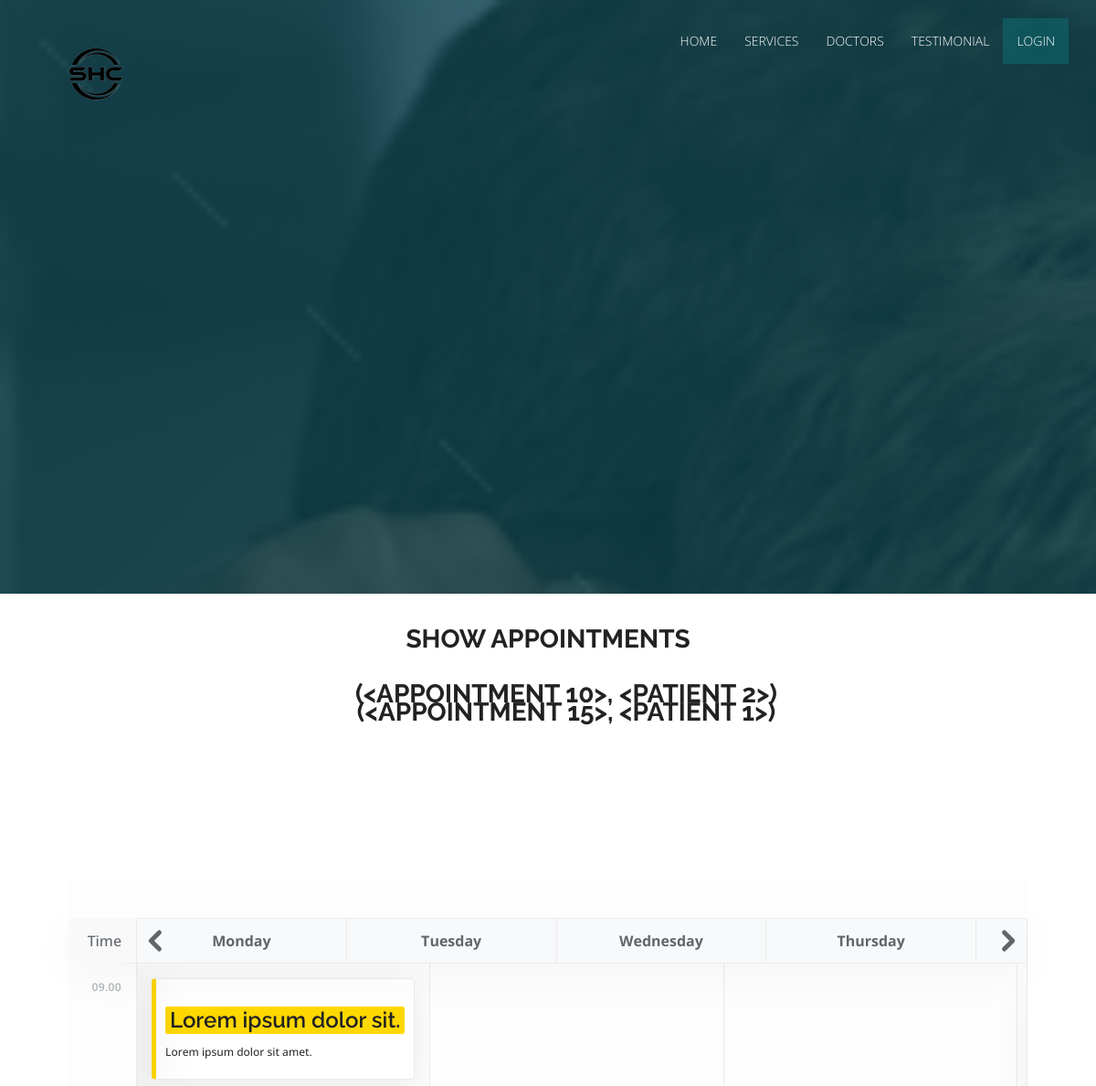
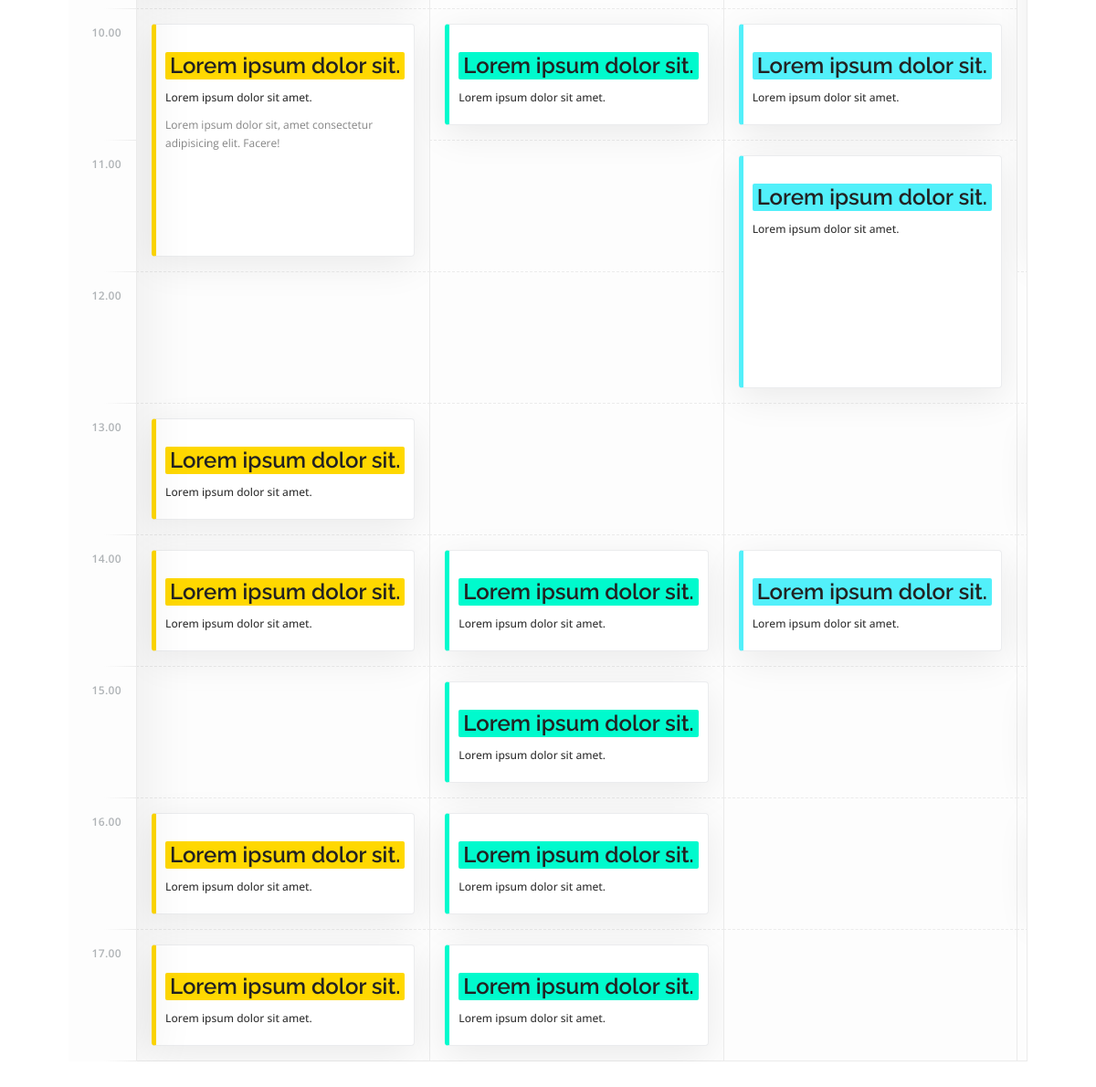
The app's page /doctor/5 with its own data (2 pictures, top to bottom).
### website/models.py (models this page shows)
class Appointment(db.Model):
    id = db.Column(db.Integer, primary_key=True)
    patient_id = db.Column(db.Integer, db.ForeignKey('patient.patient_id'), nullable=False)
    doctor_id = db.Column(db.Integer, db.ForeignKey('doctor.id'), nullable=False)
    appointment_time = db.Column(db.DateTime, nullable=False, default=datetime.utcnow)

### website/views.py (the view)
@views.route('/doctor/<int:doctor_id>', methods=['GET', 'POST'])
def doctor(doctor_id):
    appointments = (
        db.session.query(Appointment, Patient)
        .join(Patient, Appointment.patient_id == Patient.patient_id)
        .filter(Appointment.doctor_id == doctor_id)
        .all()
    )
    return render_template('doctor.html', appointments = appointments, doctor_id=doctor_id)

### website/templates/doctor.html (shortened to what this page needs)
<!DOCTYPE html>
<html lang="en">
  <head>
    <link
      rel="stylesheet"
      type="text/css"
      href="{{ url_for('static', filename='css/Doctor.css') }}"
    />
    <link
      rel="stylesheet"
      type="text/css"
      href="{{ url_for('static', filename='css/bootstrap.min.css') }}"
    />
    <link
      rel="stylesheet"
      type="text/css"
      href="{{ url_for('static', filename='css/font-awesome.min.css') }}"
    />
    <link
      rel="stylesheet"
      type="text/css"
      href="{{ url_for('static', filename='css/index.css') }}"
    />
  </head>
  <body>
    <section id="banner" class="banner">
      <div class="bg-color">
        <nav class="navbar navbar-default navbar-fixed-top">
          <div class="container">
            <div class="col-md-12">
              <div class="navbar-header">
                <a class="navbar-brand" href="#"
                  ><img
                    src="{{ url_for('static', filename='image/logo.png') }}"
                    class="img-responsive"
                    style="width: 140px; margin-top: -16px"
                /></a>
              </div>
              <div class="collapse navbar-collapse navbar-right" id="myNavbar">
                <ul class="nav navbar-nav">
                  <li class="">
                    <a href="{{ url_for('views.index') }}">Home</a>
                  </li>
                  <li class="">
                    <a href="{{ url_for('views.index') }}">Services</a>
                  </li>
                  <li class="">
                    <a href="{{ url_for('views.index') }}">Doctors</a>
                  </li>
                  <li class="">
                    <a href="{{ url_for('views.index') }}">Testimonial</a>
                  </li>
                  <li class="active">
                    <a href="{{ url_for('views.login') }}">Login</a>
                  </li>
                </ul>
              </div>
            </div>
          </div>
        </nav>
      </div>
    </section>
    <section>
      <br /><br />
      <h2>Show Appointments</h2>
      <ul>
        <br /><br / > {% for appointment in appointments %}
        <il>
          <h2>{{appointment }}</h2>
        </il>
        {% endfor %}
      </ul>
      <div class="wrapper">
        <div class="sticky-header">
        </div>
        <div class="table">
          <div class="headers">
            <div class="buttons">
              <button class="btn-left">
                <svg><use xlink:href="#icon-arrow"></use></svg>
              </button>
              <button class="btn-right">
                <svg><use xlink:href="#icon-arrow"></use></svg>
              </button>
            </div>
            <div class="scroller syncscroll" name="myElements">
              <div class="track time">
                <div class="heading">Time</div>
              </div>
              <div class="track">
                <div class="heading">Monday</div>
              </div>
              <div class="track">
                <div class="heading">Tuesday</div>
              </div>
              <div class="track">
                <div class="heading">Wednesday</div>
              </div>
              <div class="track">
                <div class="heading">Thursday</div>
              </div>
              <div class="track">
                <div class="heading">Friday</div>
              </div>
            </div>
          </div>
          <div class="tracks syncscroll" name="myElements">
            <div class="track time">
              <div class="entry">
                <time>09.00</time>
              </div>
              <div class="entry">
                <time>10.00</time>
              </div>
              <div class="entry">
                <time>11.00</time>
              </div>
              <div class="entry">
                <time>12.00</time>
              </div>
              <div class="entry">
                <time>13.00</time>
              </div>
              <div class="entry">
                <time>14.00</time>
              </div>
              <div class="entry">
                <time>15.00</time>
              </div>
              <div class="entry">
                <time>16.00</time>
              </div>
              <div class="entry">
                <time>17.00</time>
              </div>
            </div>
            <div class="track yellow">
              <div class="entry">
                <div class="details">
                  <h3>Lorem ipsum dolor sit.</h3>
                  <p>Lorem ipsum dolor sit amet.</p>
                </div>
              </div>
              <div class="entry double">
                <div class="details">
                  <h3>Lorem ipsum dolor sit.</h3>
                  <p>Lorem ipsum dolor sit amet.</p>
                  <p>
                    Lorem ipsum dolor sit, amet consectetur adipisicing elit.
                    Facere!
                  </p>
                </div>
              </div>
              <div class="entry"></div>
              <div class="entry">
                <div class="details">
                  <h3>Lorem ipsum dolor sit.</h3>
                  <p>Lorem ipsum dolor sit amet.</p>
                </div>
              </div>
              <div class="entry">
                <div class="details">
                  <h3>Lorem ipsum dolor sit.</h3>
                  <p>Lorem ipsum dolor sit amet.</p>
                </div>
              </div>
              <div class="entry"></div>
              <div class="entry">
                <div class="details">
                  <h3>Lorem ipsum dolor sit.</h3>
                  <p>Lorem ipsum dolor sit amet.</p>
                </div>
              </div>
              <div class="entry">
                <div class="details">
                  <h3>Lorem ipsum dolor sit.</h3>
                  <p>Lorem ipsum dolor sit amet.</p>
                </div>
              </div>
            </div>
            <div class="track turq">
              <div class="entry"></div>
              <div class="entry">
                <div class="details">
                  <h3>Lorem ipsum dolor sit.</h3>
                  <p>Lorem ipsum dolor sit amet.</p>
                </div>
              </div>
              <div class="entry"></div>
              <div class="entry"></div>
              <div class="entry"></div>
              <div class="entry">
                <div class="details">
                  <h3>Lorem ipsum dolor sit.</h3>
                  <p>Lorem ipsum dolor sit amet.</p>
                </div>
              </div>
              <div class="entry">
                <div class="details">
                  <h3>Lorem ipsum dolor sit.</h3>
                  <p>Lorem ipsum dolor sit amet.</p>
                </div>
              </div>
              <div class="entry">
                <div class="details">
                  <h3>Lorem ipsum dolor sit.</h3>
                  <p>Lorem ipsum dolor sit amet.</p>
                </div>
              </div>
              <div class="entry">
                <div class="details">
                  <h3>Lorem ipsum dolor sit.</h3>
                  <p>Lorem ipsum dolor sit amet.</p>
                </div>
              </div>
            </div>
            <div class="track blue">
              <div class="entry"></div>
              <div class="entry">
                <div class="details">
                  <h3>Lorem ipsum dolor sit.</h3>
                  <p>Lorem ipsum dolor sit amet.</p>
                </div>
              </div>
              <div class="entry double">
                <div class="details">
                  <h3>Lorem ipsum dolor sit.</h3>
                  <p>Lorem ipsum dolor sit amet.</p>
                </div>
              </div>
              <div class="entry"></div>
              <div class="entry">
                <div class="details">
                  <h3>Lorem ipsum dolor sit.</h3>
                  <p>Lorem ipsum dolor sit amet.</p>
                </div>
              </div>
              <div class="entry"></div>
              <div class="entry"></div>
              <div class="entry"></div>
            </div>
            <div class="track green">
              <div class="entry treble">
              </div>
              <div class="entry"></div>
              <div class="entry">
              </div>
              <div class="entry">
              </div>
              <div class="entry">
              </div>
              <div class="entry">
              </div>
              <div class="entry"></div>
            </div>
          </div>
        </div>
      </div>
    </section>
  </body>
</html>

### website/static/css/Doctor.css (style rules this page uses)
:root { --body-bg: #fdfdfd; --thead-bg: #f7f9fb; --thead-color: hsl(210, 5%, 40%); --bd-color: #ebebeb; --time-color: hsl(210, 5%, 70%); --time-width: 75px; --sticky-height: 40px; }
body { background: var(--body-bg); overflow-x: hidden; }
.wrapper { padding: 15px; margin: 10em auto 30em; max-width: 1080px; }
h2 { text-align: center; }
.sticky-header { height: var(--sticky-height); display: flex; align-items: center; justify-content: center; background: var(--body-bg); z-index: 7; position: sticky; top: 0; font-weight: 700; overflow: hidden; }
.table { position: relative; border: solid var(--bd-color); border-width: 0 1px 0 0; overscroll-behavior: contain; }
.headers { top: var(--sticky-height); position: -webkit-sticky; position: sticky; display: flex; justify-content: flex-end; z-index: 1; box-shadow: 0 10px 50px rgba(0, 0, 0, 0.04); }
.tracks, .scroller { display: flex; overflow-y: hidden; -webkit-overflow-scrolling: touch; }
.scroller { overflow-x: hidden; flex: 1; }
.tracks { overflow: auto; }
.track { flex: 1 0 22%; }
.track + .track { margin-left: -1px; }
.time { flex: 0 0 var(--time-width); position: -webkit-sticky; position: sticky; left: 0; }
.headers .time { z-index: 5; }
.tracks .time { box-shadow: 20px 0 50px rgba(0, 0, 0, 0.05); }
time { font-weight: 600; font-size: 12px; letter-spacing: 0.03em; }
time { color: hsl(210, 5%, 70%); text-align: right; }
.time .heading { justify-content: flex-end; padding-right: 1em; font-weight: 500; background: #f9f9f9; }
.heading { height: 50px; display: flex; justify-content: center; align-items: center; position: -webkit-sticky; position: sticky; top: 0; border: solid var(--bd-color); border-width: 1px; color: hsla(210, 5%, 40%, 1); z-index: 1; background: var(--thead-bg); font-weight: 700; }
.entry { border: 1px solid #ebebeb; border-top: 0; background: var(--body-bg); height: 9em; padding: 1em; display: flex; flex-direction: column; justify-content: space-between; }
.entry:not(:last-of-type) { border-bottom-style: dashed; }
.time .entry, .time .heading { position: relative; border-color: transparent var(--bd-color) var(--bd-color) transparent; border-color: transparent var(--bd-color) transparent transparent; }
.time .entry:after, .time .heading:after { content: ""; position: absolute; bottom: -1px; right: -1px; width: 50%; height: 1px; z-index: 3; background: linear-gradient(to left, var(--bd-color), var(--body-bg)); }
.double { height: 18em; }
.treble { height: 27em; }
.details { border-radius: 4px; background: #fff; box-shadow: 0 15px 30px -10px rgba(0, 0, 0, 0.5); box-shadow: 0 10px 40px rgba(0, 0, 0, 0.08); border: 1px solid #ebecee; padding: 10px; border-left: 5px solid var(--theme-bg); height: 100%; }
h3 { font-size: 12px; background: var(--theme-bg); padding: 2px 5px; font-weight: 600; line-height: 1.4; border-radius: 2px; color: var(--theme-color); width: max-content; }
.yellow { --theme-color: hsl(40, 50%, 30%); --theme-bg: #ffd800; }
.turq { --theme-color: hsl(180, 50%, 30%); --theme-bg: #00facd; }
.blue { --theme-color: hsl(200, 50%, 30%); --theme-bg: #52f0fa; }
.green { --theme-color: #2d4710; --theme-bg: #86f250; }
p { font-size: 12px; color: #333; font-weight: 500; margin: 0; }
p + p { color: #858585; margin-top: 5px; font-weight: 400; }
.buttons { display: flex; justify-content: space-between; position: absolute; z-index: 6; height: 100%; padding: 1px 0; width: calc(100% - var(--time-width)); }
button { border-radius: 0; border: 0; padding: 5px; font: inherit; display: inline-flex; justify-content: center; align-items: center; outline: none !important; cursor: pointer; background: var(--thead-bg); }
button > svg { line-height: 0; width: 30px; height: 30px; fill: var(--thead-color); pointer-events: none; }
.btn-left { transform: scaleX(-1); }

### records on screen
Appointment: appointment "(<APPOINTMENT 10>, <PATIENT 2>)"
Appointment: appointment "(<APPOINTMENT 15>, <PATIENT 1>)"
